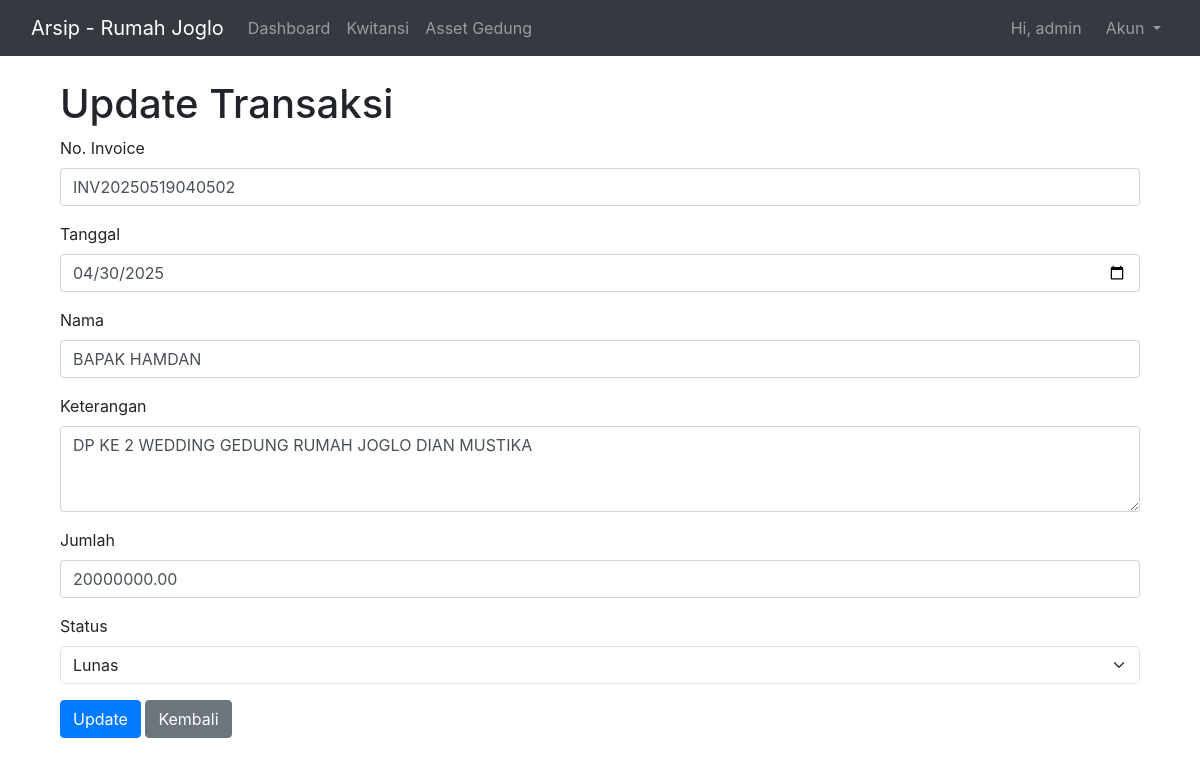
Page /edit.php?id=13 (signed in) on the committed database.
### tables this page shows
CREATE TABLE `transaksi` (
  `id` int NOT NULL AUTO_INCREMENT,
  `no_invoice` varchar(50) NOT NULL,
  `tanggal` date NOT NULL,
  `nama` varchar(100) NOT NULL,
  `keterangan` text,
  `jumlah` decimal(15,2) NOT NULL,
  `status` enum('lunas','belum lunas') NOT NULL DEFAULT 'belum lunas',
  PRIMARY KEY (`id`)
);

### edit.php (the view, shortened to what this page needs)
<?php
include 'db.php';
include 'header.php';
$id = $_GET['id'];
$query = mysqli_query($koneksi, "SELECT * FROM transaksi WHERE id = $id");
$data = mysqli_fetch_assoc($query);
?>
<!DOCTYPE html>
<html lang="en">
<head>
    <link rel="stylesheet" href="https://stackpath.bootstrapcdn.com/bootstrap/4.5.2/css/bootstrap.min.css">
</head>
<body>
    <div class="container">
        <h1>Update Transaksi</h1>
        <form action="" method="post">
            <div class="mb-3">
                <label for="no_invoice" class="form-label">No. Invoice</label>
                <input type="text" name="no_invoice" id="no_invoice" class="form-control" value="<?= $data['no_invoice'] ?>" required>
            </div>
            <div class="mb-3">
                <label for="tanggal" class="form-label">Tanggal</label>
                <input type="date" name="tanggal" id="tanggal" class="form-control" value="<?= $data['tanggal'] ?>" required>
            </div>
            <div class="mb-3">
                <label for="nama" class="form-label">Nama</label>
                <input type="text" name="nama" id="nama" class="form-control" value="<?= $data['nama'] ?>" required>
            </div>
            <div class="mb-3">
                <label for="keterangan" class="form-label">Keterangan</label>
                <textarea name="keterangan" id="keterangan" class="form-control" rows="3"><?= $data['keterangan'] ?></textarea>
            </div>
            <div class="mb-3">
                <label for="jumlah" class="form-label">Jumlah</label>
                <input type="number" name="jumlah" id="jumlah" class="form-control" value="<?= $data['jumlah'] ?>" step="0.01" required>
            </div>
            <div class="mb-3">
                <label for="status" class="form-label">Status</label>
                <select name="status" id="status" class="form-select">
                    <option value="lunas" <?= $data['status'] == 'lunas' ? 'selected' : '' ?>>Lunas</option>
                </select>
            </div>
            <button type="submit" name="update" class="btn btn-primary">Update</button>
            <a href="index.php" class="btn btn-secondary">Kembali</a>
        </form>
    </div>
</body>
</html>

### rows in the picture
transaksi: no_invoice "INV20250519040502", tanggal "04/30/2025", nama "BAPAK HAMDAN", keterangan "DP KE 2 WEDDING GEDUNG RUMAH JOGLO DIAN MUSTIKA", jumlah "20000000.00", status "Lunas"

### other values in the picture
$_SESSION['username'] "admin"
